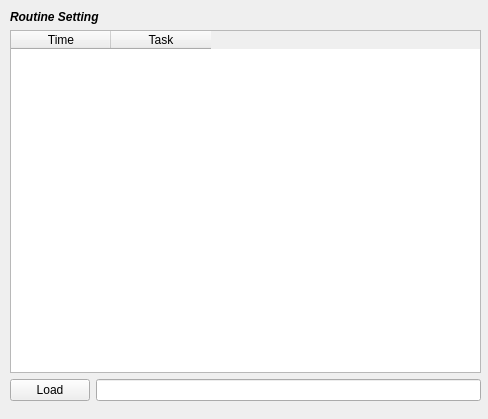
<?xml version="1.0" encoding="UTF-8"?>
<ui version="4.0">
 <class>Form</class>
 <widget class="QWidget" name="Form">
  <property name="geometry">
   <rect>
    <x>0</x>
    <y>0</y>
    <width>488</width>
    <height>419</height>
   </rect>
  </property>
  <property name="windowTitle">
   <string>Form</string>
  </property>
  <widget class="QWidget" name="verticalLayoutWidget">
   <property name="geometry">
    <rect>
     <x>10</x>
     <y>10</y>
     <width>471</width>
     <height>391</height>
    </rect>
   </property>
   <layout class="QVBoxLayout" name="verticalLayout" stretch="0,5,1">
    <item>
     <widget class="QLabel" name="label">
      <property name="sizePolicy">
       <sizepolicy hsizetype="Fixed" vsizetype="Fixed">
        <horstretch>0</horstretch>
        <verstretch>0</verstretch>
       </sizepolicy>
      </property>
      <property name="text">
       <string>&lt;html&gt;&lt;head/&gt;&lt;body&gt;&lt;p&gt;&lt;span style=&quot; font-weight:600; font-style:italic;&quot;&gt;Routine Setting&lt;/span&gt;&lt;/p&gt;&lt;/body&gt;&lt;/html&gt;</string>
      </property>
     </widget>
    </item>
    <item>
     <widget class="QTableWidget" name="routineTableWidget">
      <column>
       <property name="text">
        <string>Time</string>
       </property>
      </column>
      <column>
       <property name="text">
        <string>Task</string>
       </property>
      </column>
     </widget>
    </item>
    <item>
     <layout class="QHBoxLayout" name="horizontalLayout">
      <item>
       <widget class="QPushButton" name="loadPushButton">
        <property name="text">
         <string>Load</string>
        </property>
       </widget>
      </item>
      <item>
       <widget class="QLineEdit" name="fileLineEdit"/>
      </item>
     </layout>
    </item>
   </layout>
  </widget>
 </widget>
 <resources/>
 <connections/>
</ui>
